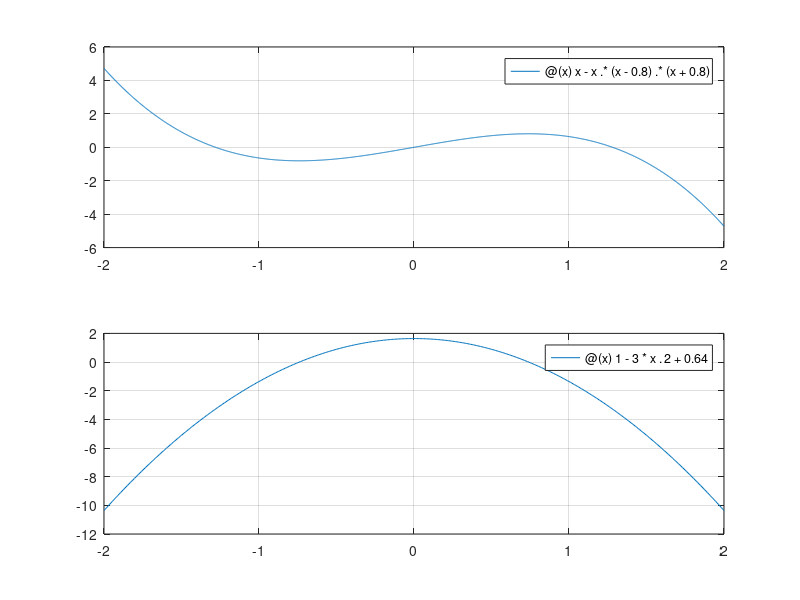

Here is the MATLAB script that generated this plot:
% Plot de funciones para trabajar en Newton

f = @(x) x - x.*(x - 0.8).*(x + 0.8);
df = @(x) 1 - 3*x.^2 + 0.64;
figure
subplot(2,1,1)
fplot(f,[-2,2])
grid on
subplot(2,1,2)
fplot(df,[-2,2])
grid on
